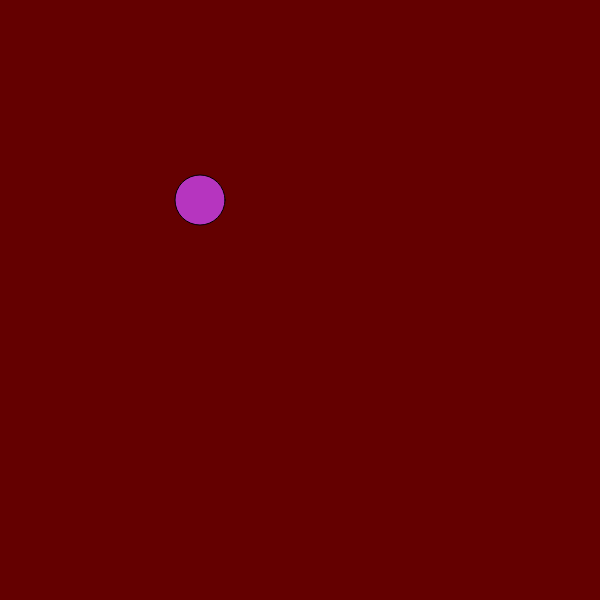
Frame 1 (no input)
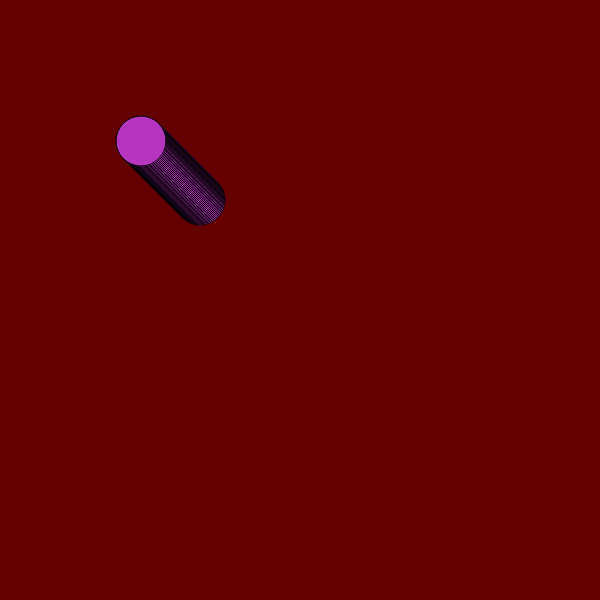
Frame 60 (no input)
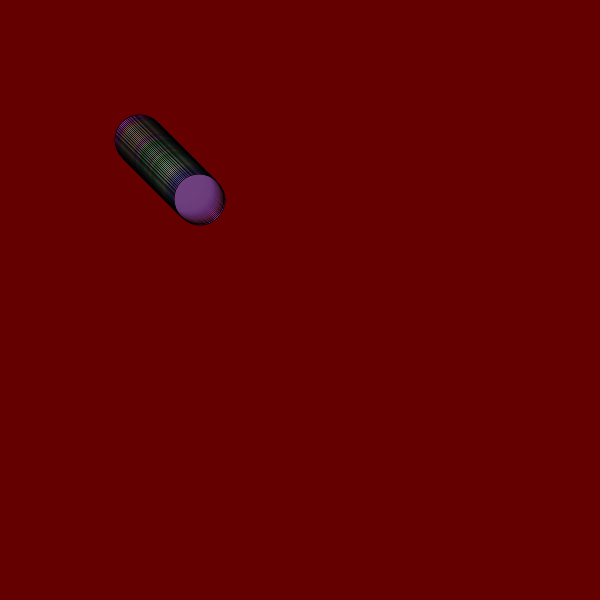
Frame 120 (the mouse pressed at the canvas centre since frame 60)

The p5.js sketch that drew these frames (run headless with seeded random() and noise() and a simulated clock; from frame 60 on, the mouse is pressed at the canvas centre):

// p5.js sketch
// ── sketch.js
let cor;
let posicaoHorizontal; // x
let posicaoVertical; // y

function setup() {
  createCanvas(600,600);
   background(color(100,0,0));
  cor = color(random(0,255), random(0,255), random(0,255));
  posicaoHorizontal = 200;
  posicaoVertical = 200;
}


function draw() {
  
  fill(cor);
  circle(posicaoHorizontal,posicaoVertical,50);
 
  
  
  if (mouseX < posicaoHorizontal){
    posicaoHorizontal =  posicaoHorizontal - 1;
  }
  
  if (mouseX > posicaoHorizontal){
    posicaoHorizontal =  posicaoHorizontal + 1;
  }
  
  if (mouseY < posicaoVertical){
    posicaoVertical--;
  }
    
  if (mouseY > posicaoVertical){
    posicaoVertical++;
  }
  
  if (mouseIsPressed){
    cor = color(random(0,255), random(0,255), random(0,255), random(0,100));
  }
    
}
